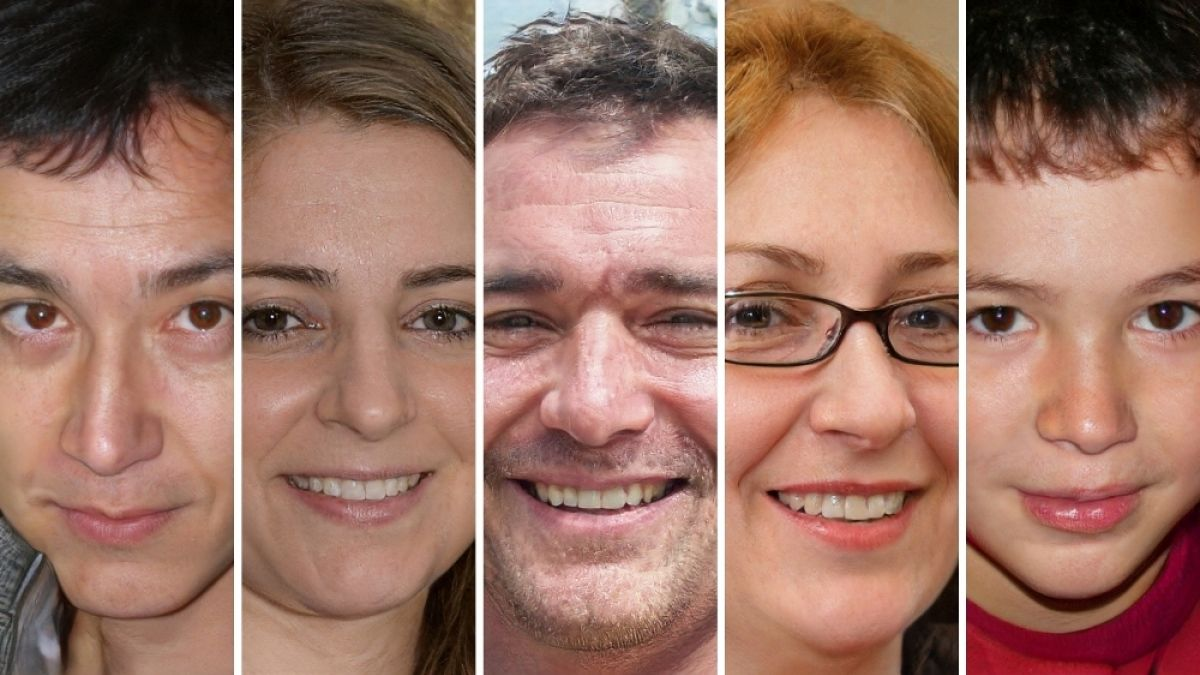
%> input picture P.I. Curso Youtube/PODI_YouTube/rostro1.jpg, 1200 x 675 px
$ octave convul.m   (GNU Octave 9; MATLAB toolbox functions it lacks are replaced by stand-ins)
%> lines starting %> are read from the running program, lines starting %| are printed output that depends on the picture; in (x1, y1, x2, y2) boxes, pixels count from 0 and x2, y2 are one past the last pixel; in counts of white or black regions, pixels touching at a corner belong together; the program's own positions count from 1
clear all; clc; close all;
%% carga de la imagen

a=imread('rostro1.jpg');
%> a is the input picture: size 675x1200x3 uint8; mean R, G, B 156.4, 116, 101.7

%% Estraccion de planos
ar= a(:,:,1);
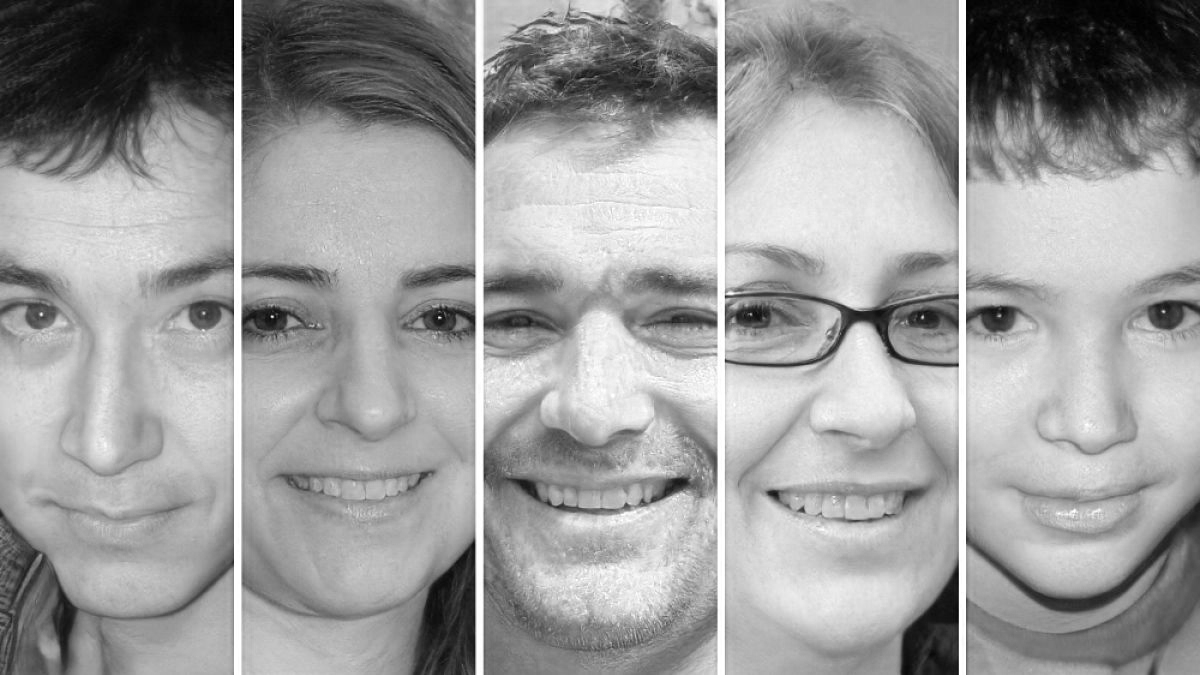
%> ar: size 675x1200 uint8; min 0, max 255, mean 156.4

%% perfiles de linea
lin=315;
pl= ar(lin,:);
%> pl = 1200 values, max 255 at index 235, min 11 at index 440, mean 117.6
ar(lin,:) = 0;
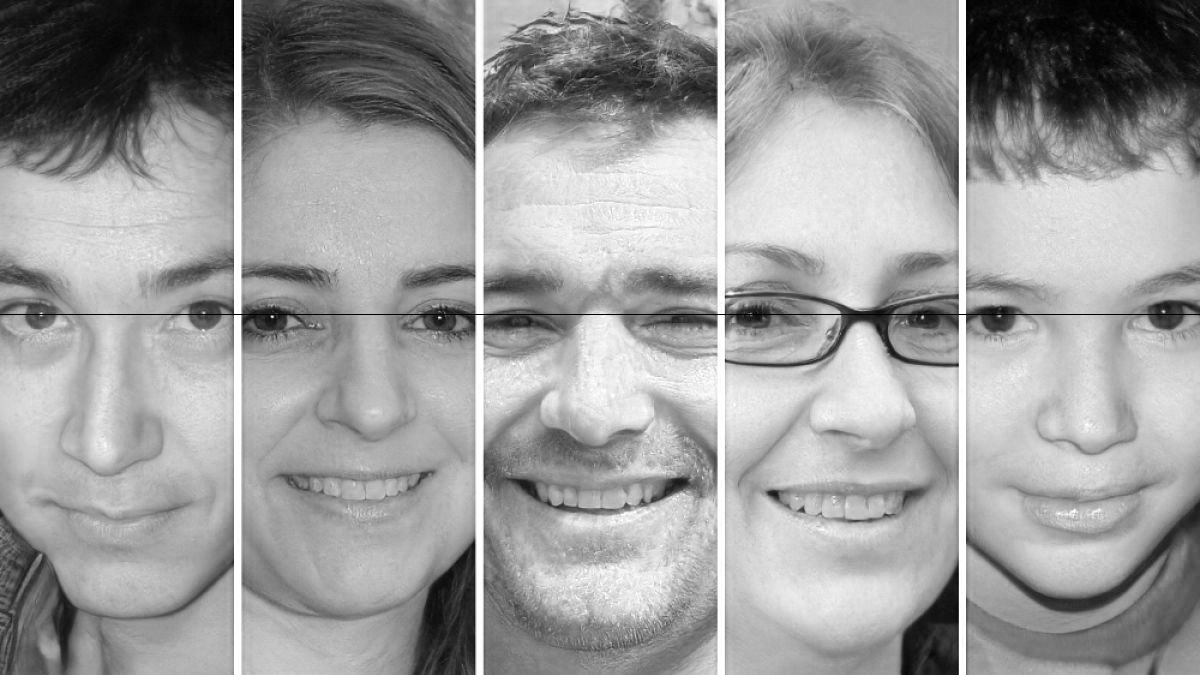
%> ar: size 675x1200 uint8; 0.15% of pixels changed, all inside (x1, y1, x2, y2) = (0, 314, 1200, 315)

%% convolucion
k= [1 1 1 1 1 1];      % Escalon en general es un kernel un nucleo de convoluci髇.funcion conocida
c= conv(pl,k); % conv existe en matlab vamos a pasar el perfil de linea que obtuvimos f=pl y g=k que la estamos colocando
%> c = 1205 values, max 1529 at index 965, min 88 at index 1205, mean 703

%% despliegue
figure(1),subplot(3,1,1),image(ar), title('Imagen Original'), colormap gray(256)
figure(1),subplot(3,1,2),plot(pl), title('perfil de linea')
figure(1),subplot(3,1,3),plot(c), title('perfil de linea convolucionado')
%> after `title('perfil de linea convolucionado')`:
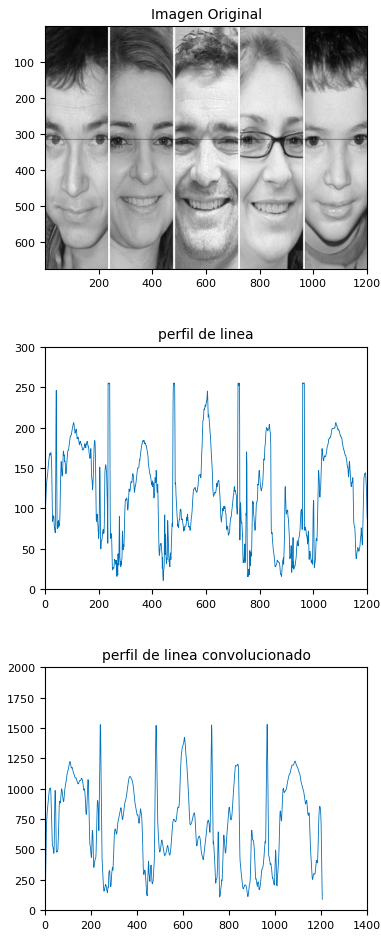
%> figure redrawn from the program's plot data, 3 panels
